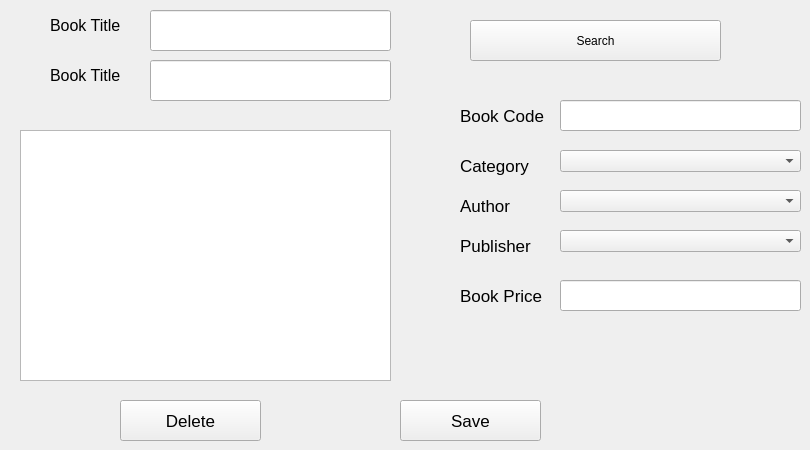
      <widget class="QWidget" name="tab_8">
       <attribute name="title">
        <string>Edit Or Delete A Book</string>
       </attribute>
       <widget class="QLabel" name="label_9">
        <property name="geometry">
         <rect>
          <x>460</x>
          <y>100</y>
          <width>91</width>
          <height>31</height>
         </rect>
        </property>
        <property name="font">
         <font>
          <pointsize>13</pointsize>
         </font>
        </property>
        <property name="text">
         <string>Book Code</string>
        </property>
       </widget>
       <widget class="QComboBox" name="comboBox_6">
        <property name="geometry">
         <rect>
          <x>560</x>
          <y>190</y>
          <width>241</width>
          <height>22</height>
         </rect>
        </property>
       </widget>
       <widget class="QLabel" name="label_10">
        <property name="geometry">
         <rect>
          <x>460</x>
          <y>230</y>
          <width>81</width>
          <height>31</height>
         </rect>
        </property>
        <property name="font">
         <font>
          <pointsize>13</pointsize>
         </font>
        </property>
        <property name="text">
         <string>Publisher</string>
        </property>
       </widget>
       <widget class="QLabel" name="label_11">
        <property name="geometry">
         <rect>
          <x>460</x>
          <y>280</y>
          <width>91</width>
          <height>31</height>
         </rect>
        </property>
        <property name="font">
         <font>
          <pointsize>13</pointsize>
         </font>
        </property>
        <property name="text">
         <string>Book Price</string>
        </property>
       </widget>
       <widget class="QLineEdit" name="lineEdit_5">
        <property name="geometry">
         <rect>
          <x>560</x>
          <y>280</y>
          <width>241</width>
          <height>31</height>
         </rect>
        </property>
       </widget>
       <widget class="QComboBox" name="comboBox_7">
        <property name="geometry">
         <rect>
          <x>560</x>
          <y>230</y>
          <width>241</width>
          <height>22</height>
         </rect>
        </property>
       </widget>
       <widget class="QLineEdit" name="lineEdit_6">
        <property name="geometry">
         <rect>
          <x>560</x>
          <y>100</y>
          <width>241</width>
          <height>31</height>
         </rect>
        </property>
       </widget>
       <widget class="QLabel" name="label_12">
        <property name="geometry">
         <rect>
          <x>460</x>
          <y>190</y>
          <width>81</width>
          <height>31</height>
         </rect>
        </property>
        <property name="font">
         <font>
          <pointsize>13</pointsize>
         </font>
        </property>
        <property name="text">
         <string>Author</string>
        </property>
       </widget>
       <widget class="QLabel" name="label_13">
        <property name="geometry">
         <rect>
          <x>50</x>
          <y>10</y>
          <width>71</width>
          <height>31</height>
         </rect>
        </property>
        <property name="font">
         <font>
          <pointsize>12</pointsize>
         </font>
        </property>
        <property name="text">
         <string>Book Title</string>
        </property>
       </widget>
       <widget class="QLineEdit" name="lineEdit_7">
        <property name="geometry">
         <rect>
          <x>150</x>
          <y>10</y>
          <width>241</width>
          <height>41</height>
         </rect>
        </property>
       </widget>
       <widget class="QComboBox" name="comboBox_8">
        <property name="geometry">
         <rect>
          <x>560</x>
          <y>150</y>
          <width>241</width>
          <height>22</height>
         </rect>
        </property>
       </widget>
       <widget class="QLabel" name="label_14">
        <property name="geometry">
         <rect>
          <x>460</x>
          <y>150</y>
          <width>81</width>
          <height>31</height>
         </rect>
        </property>
        <property name="font">
         <font>
          <pointsize>13</pointsize>
         </font>
        </property>
        <property name="text">
         <string>Category</string>
        </property>
       </widget>
       <widget class="QPushButton" name="pushButton_8">
        <property name="geometry">
         <rect>
          <x>400</x>
          <y>400</y>
          <width>141</width>
          <height>41</height>
         </rect>
        </property>
        <property name="font">
         <font>
          <pointsize>13</pointsize>
         </font>
        </property>
        <property name="text">
         <string>Save</string>
        </property>
       </widget>
       <widget class="QLineEdit" name="lineEdit_8">
        <property name="geometry">
         <rect>
          <x>150</x>
          <y>60</y>
          <width>241</width>
          <height>41</height>
         </rect>
        </property>
       </widget>
       <widget class="QLabel" name="label_15">
        <property name="geometry">
         <rect>
          <x>50</x>
          <y>60</y>
          <width>71</width>
          <height>31</height>
         </rect>
        </property>
        <property name="font">
         <font>
          <pointsize>12</pointsize>
         </font>
        </property>
        <property name="text">
         <string>Book Title</string>
        </property>
       </widget>
       <widget class="QPushButton" name="pushButton_9">
        <property name="geometry">
         <rect>
          <x>470</x>
          <y>20</y>
          <width>251</width>
          <height>41</height>
         </rect>
        </property>
        <property name="text">
         <string>Search</string>
        </property>
       </widget>
       <widget class="QPushButton" name="pushButton_10">
        <property name="geometry">
         <rect>
          <x>120</x>
          <y>400</y>
          <width>141</width>
          <height>41</height>
         </rect>
        </property>
        <property name="font">
         <font>
          <pointsize>13</pointsize>
         </font>
        </property>
        <property name="text">
         <string>Delete</string>
        </property>
       </widget>
       <widget class="QTextEdit" name="textEdit_2">
        <property name="geometry">
         <rect>
          <x>20</x>
          <y>130</y>
          <width>371</width>
          <height>251</height>
         </rect>
        </property>
       </widget>
      </widget>
